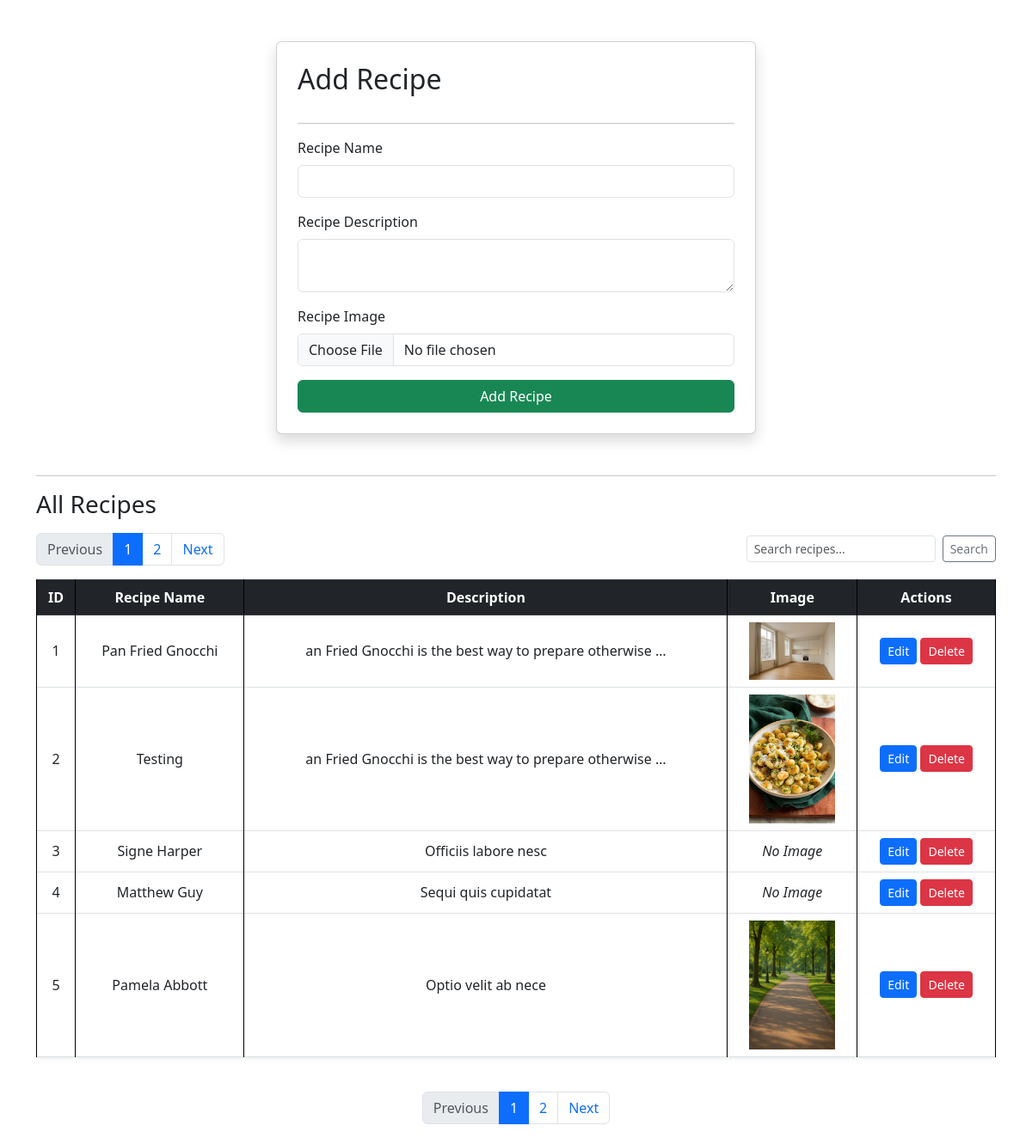
The app's page /recipes/ with its own data.
### vege/models.py (models this page shows, shortened)
class Recipe(models.Model):
    recipe_name = models.CharField(max_length=100)
    recipe_description = models.TextField()
    recipe_image = models.ImageField(upload_to='recipe')
    recipe_view_count = models.IntegerField(default=1)

### vege/views.py (the view, shortened to what this page needs)
# urls.py: path('recipes/', recipes, name="recipes"),
def recipes(request):
    query = request.GET.get('q', '')
    recipe_list = Recipe.objects.all()
    if query:
        recipe_list = recipe_list.filter(recipe_name__icontains=query)
    paginator = Paginator(recipe_list, 5)  # 5 recipes per page
    page_number = request.GET.get('page')
    page_obj = paginator.get_page(page_number)
    return render(request, 'recipes.html', {
        'recipes': page_obj,
        'query': query,
    })

### vege/templates/recipes.html (shortened to what this page needs)
{% extends "base.html" %}
{% load static %}
{% block start %}
<div class="container mt-5">
    <form class="col-md-6 mx-auto card p-4 shadow" method="post" enctype="multipart/form-data">
        <h2 class="mb-3">Add Recipe</h2>
        <hr>
        <div class="mb-3">
            <label class="form-label">Recipe Name</label>
            <input name="recipe_name" required type="text" class="form-control">
        </div>
        <div class="mb-3">
            <label class="form-label">Recipe Description</label>
            <textarea name="recipe_description" required class="form-control"></textarea>
        </div>
        <div class="mb-3">
            <label class="form-label">Recipe Image</label>
            <input name="recipe_image" type="file" class="form-control">
        </div>
        <button type="submit" class="btn btn-success">Add Recipe</button>
    </form>
    <hr class="mt-5">
    <h3 class="mb-3">All Recipes</h3>
    {% if recipes %}
        <div class="d-flex justify-content-between align-items-center mb-3">
            {% if recipes.has_other_pages %}
            <nav aria-label="Page navigation top">
                <ul class="pagination mb-0">
                    {% if recipes.has_previous %}
                        <li class="page-item">
                            <a class="page-link" href="?page={{ recipes.previous_page_number }}{% if query %}&q={{ query }}{% endif %}">Previous</a>
                        </li>
                    {% else %}
                        <li class="page-item disabled">
                            <span class="page-link">Previous</span>
                        </li>
                    {% endif %}
                    {% for num in recipes.paginator.page_range %}
                        {% if recipes.number == num %}
                            <li class="page-item active"><span class="page-link">{{ num }}</span></li>
                        {% else %}
                            <li class="page-item"><a class="page-link" href="?page={{ num }}{% if query %}&q={{ query }}{% endif %}">{{ num }}</a></li>
                        {% endif %}
                    {% endfor %}
                    {% if recipes.has_next %}
                        <li class="page-item">
                            <a class="page-link" href="?page={{ recipes.next_page_number }}{% if query %}&q={{ query }}{% endif %}">Next</a>
                        </li>
                    {% else %}
                        <li class="page-item disabled">
                            <span class="page-link">Next</span>
                        </li>
                    {% endif %}
                </ul>
            </nav>
            {% endif %}
            <form method="get" class="d-flex" style="max-width: 300px;">
                <input type="text" name="q" class="form-control form-control-sm" placeholder="Search recipes..." value="{{ query }}">
                <button type="submit" class="btn btn-outline-secondary btn-sm ms-2">Search</button>
            </form>
        </div>
        <div class="table-responsive">
            <table class="table table-bordered align-middle text-center shadow-sm">
                <thead class="table-dark">
                    <tr>
                        <th scope="col">ID</th>
                        <th scope="col">Recipe Name</th>
                        <th scope="col">Description</th>
                        <th scope="col">Image</th>
                        <th scope="col">Actions</th>
                    </tr>
                </thead>
                <tbody>
                    {% for recipe in recipes %}
                        <tr>
                            <td>{{ recipe.id }}</td>
                            <td>{{ recipe.recipe_name }}</td>
                            <td>{{ recipe.recipe_description|truncatewords:10 }}</td>
                            <td>
                                {% if recipe.recipe_image %}
                                    <img src="{{ recipe.recipe_image.url }}" alt="Recipe Image" width="100">
                                {% else %}
                                    <em>No Image</em>
                                {% endif %}
                            </td>
                            <td>
                                <a href="{% url 'update_recipe' recipe.id %}" class="btn btn-sm btn-primary">Edit</a>
                                <a href="{% url 'delete_recipe' recipe.id %}" class="btn btn-sm btn-danger"
                                   onclick="return confirm('Are you sure you want to delete this recipe?');">Delete</a>
                            </td>
                        </tr>
                    {% endfor %}
                </tbody>
            </table>
        </div>
        {% if recipes.has_other_pages %}
        <nav aria-label="Page navigation bottom">
            <ul class="pagination justify-content-center mt-4">
                {% if recipes.has_previous %}
                    <li class="page-item">
                        <a class="page-link" href="?page={{ recipes.previous_page_number }}{% if query %}&q={{ query }}{% endif %}">Previous</a>
                    </li>
                {% else %}
                    <li class="page-item disabled">
                        <span class="page-link">Previous</span>
                    </li>
                {% endif %}
                {% for num in recipes.paginator.page_range %}
                    {% if recipes.number == num %}
                        <li class="page-item active"><span class="page-link">{{ num }}</span></li>
                    {% else %}
                        <li class="page-item"><a class="page-link" href="?page={{ num }}{% if query %}&q={{ query }}{% endif %}">{{ num }}</a></li>
                    {% endif %}
                {% endfor %}
                {% if recipes.has_next %}
                    <li class="page-item">
                        <a class="page-link" href="?page={{ recipes.next_page_number }}{% if query %}&q={{ query }}{% endif %}">Next</a>
                    </li>
                {% else %}
                    <li class="page-item disabled">
                        <span class="page-link">Next</span>
                    </li>
                {% endif %}
            </ul>
        </nav>
        {% endif %}
    {% else %}
        <p class="text-muted">No recipes found.</p>
    {% endif %}
</div>
{% endblock %}

### core/templates/base.html (style rules this page uses)
table, th, td { border: 1px solid black; }

### records on screen
Recipe: id "1", recipe_name "Pan Fried Gnocchi", recipe_description "an Fried Gnocchi is the best way to prepare otherwise …", recipe_image (picture)
Recipe: id "2", recipe_name "Testing", recipe_description "an Fried Gnocchi is the best way to prepare otherwise …", recipe_image (picture)
Recipe: id "3", recipe_name "Signe Harper", recipe_description "Officiis labore nesc", recipe_image "No Image"
Recipe: id "4", recipe_name "Matthew Guy", recipe_description "Sequi quis cupidatat", recipe_image "No Image"
Recipe: id "5", recipe_name "Pamela Abbott", recipe_description "Optio velit ab nece", recipe_image (picture)

### other values on screen
{{ num }} "1"
{{ num }} "2"
